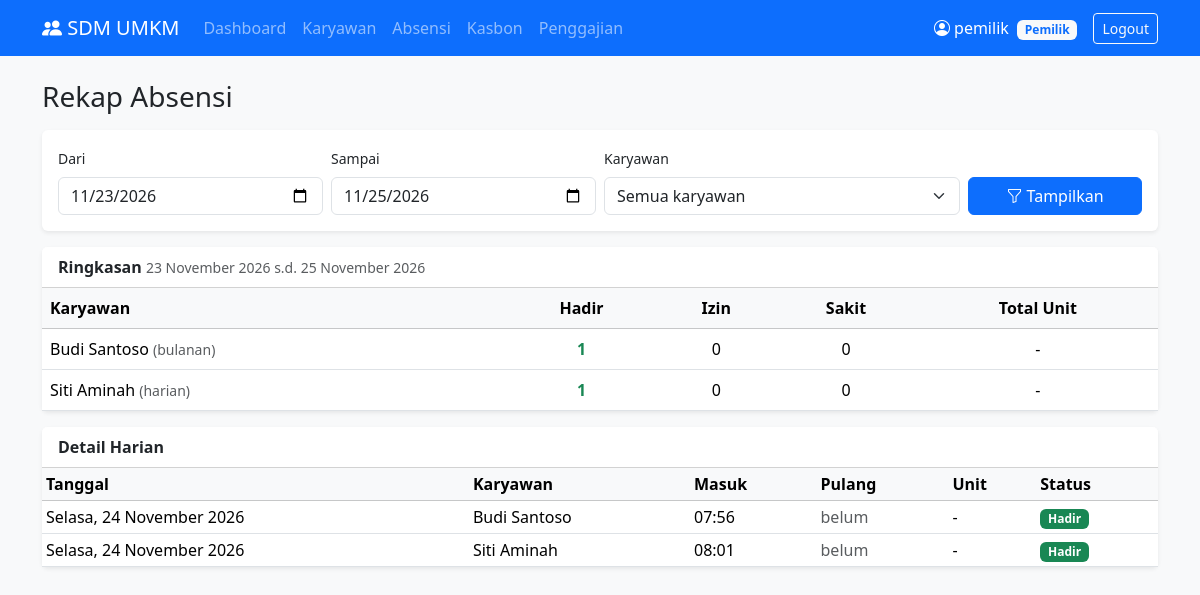
Page /pemilik/absensi.php (signed in) on the committed database.
### tables this page shows
CREATE TABLE absensi (
    id_absensi  INT AUTO_INCREMENT PRIMARY KEY,
    id_karyawan INT NOT NULL,
    tanggal     DATE NOT NULL,
    jam_masuk   TIME,
    jam_pulang  TIME,
    jumlah_unit INT NOT NULL DEFAULT 0,             
    status      ENUM('hadir', 'izin', 'sakit') NOT NULL DEFAULT 'hadir',
    UNIQUE KEY satu_absen_per_hari (id_karyawan, tanggal),
    FOREIGN KEY (id_karyawan) REFERENCES karyawan(id_karyawan) ON DELETE CASCADE
);

CREATE TABLE karyawan (
    id_karyawan   INT AUTO_INCREMENT PRIMARY KEY,
    id_user       INT NOT NULL UNIQUE,
    nama          VARCHAR(100) NOT NULL,
    no_hp         VARCHAR(20),
    alamat        TEXT,
    tipe_upah     ENUM('bulanan', 'harian', 'borongan') NOT NULL,
    nilai_upah    DECIMAL(12,2) NOT NULL,           
    foto          VARCHAR(255),
    tanggal_masuk DATE NOT NULL,
    status        ENUM('aktif', 'nonaktif') NOT NULL DEFAULT 'aktif',
    FOREIGN KEY (id_user) REFERENCES users(id_user) ON DELETE CASCADE
);

### includes/functions.php (called while the page is built, shortened)
<?php
function e($teks)
{
    return htmlspecialchars($teks ?? '', ENT_QUOTES, 'UTF-8');
}
function tanggal_indo($tanggal, $pakai_hari = true)
{
    $hari  = ['Minggu', 'Senin', 'Selasa', 'Rabu', 'Kamis', 'Jumat', 'Sabtu'];
    $bulan = [1 => 'Januari', 'Februari', 'Maret', 'April', 'Mei', 'Juni', 'Juli',
              'Agustus', 'September', 'Oktober', 'November', 'Desember'];
    $t = strtotime($tanggal);
    $hasil = date('j', $t) . ' ' . $bulan[(int) date('n', $t)] . ' ' . date('Y', $t);
    return $pakai_hari ? $hari[(int) date('w', $t)] . ', ' . $hasil : $hasil;
}

### pemilik/absensi.php (the view, shortened to what this page needs)
<?php
require_once __DIR__ . '/../config/koneksi.php';
$dari   = $_GET['dari']   ?? date('Y-m-d', strtotime('monday this week'));
$sampai = $_GET['sampai'] ?? date('Y-m-d');
$stmt = mysqli_prepare($conn,
    "SELECT absensi.*, karyawan.nama, karyawan.tipe_upah
     FROM absensi
     INNER JOIN karyawan ON absensi.id_karyawan = karyawan.id_karyawan
     WHERE absensi.tanggal BETWEEN ? AND ?
     ORDER BY absensi.tanggal DESC, karyawan.nama");
mysqli_stmt_bind_param($stmt, "ss", $dari, $sampai);
mysqli_stmt_execute($stmt);
$result = mysqli_stmt_get_result($stmt);
$detail = [];
$ringkasan = [];
while ($r = mysqli_fetch_assoc($result)) {
    $detail[] = $r;
    $id = $r['id_karyawan'];
    if (!isset($ringkasan[$id])) {
        $ringkasan[$id] = ['nama' => $r['nama'], 'tipe_upah' => $r['tipe_upah'],
                           'hadir' => 0, 'izin' => 0, 'sakit' => 0, 'total_unit' => 0];
    }
    $ringkasan[$id][$r['status']]++;
    $ringkasan[$id]['total_unit'] += $r['jumlah_unit'];
}
$warna = ['hadir' => 'success', 'izin' => 'info', 'sakit' => 'warning'];
include __DIR__ . '/../includes/header.php';
?>
<h3 class="mb-3">Rekap Absensi</h3>
<form method="GET" class="card card-body border-0 shadow-sm mb-3">
    <div class="row g-2 align-items-end">
        <div class="col-md-3">
            <label class="form-label small">Dari</label>
            <input type="date" name="dari" class="form-control" value="<?= e($dari) ?>">
        </div>
        <div class="col-md-3">
            <label class="form-label small">Sampai</label>
            <input type="date" name="sampai" class="form-control" value="<?= e($sampai) ?>">
        </div>
        <div class="col-md-4">
            <label class="form-label small">Karyawan</label>
            <select name="id_karyawan" class="form-select">
                <option value="0">Semua karyawan</option>
            </select>
        </div>
        <div class="col-md-2">
            <button class="btn btn-primary w-100"><i class="bi bi-funnel"></i> Tampilkan</button>
        </div>
    </div>
</form>
<div class="card shadow-sm border-0 mb-3">
    <div class="card-header bg-white"><b>Ringkasan</b>
        <span class="text-muted small"><?= tanggal_indo($dari, false) ?> s.d. <?= tanggal_indo($sampai, false) ?></span>
    </div>
    <div class="table-responsive">
        <table class="table mb-0 align-middle">
            <thead class="table-light">
                <tr><th>Karyawan</th><th class="text-center">Hadir</th><th class="text-center">Izin</th>
                    <th class="text-center">Sakit</th><th class="text-center">Total Unit</th></tr>
            </thead>
            <tbody>
            <?php foreach ($ringkasan as $r): ?>
                <tr>
                    <td><?= e($r['nama']) ?> <small class="text-muted">(<?= $r['tipe_upah'] ?>)</small></td>
                    <td class="text-center fw-bold text-success"><?= $r['hadir'] ?></td>
                    <td class="text-center"><?= $r['izin'] ?></td>
                    <td class="text-center"><?= $r['sakit'] ?></td>
                    <td class="text-center"><?= $r['tipe_upah'] == 'borongan' ? $r['total_unit'] : '-' ?></td>
                </tr>
            <?php endforeach; ?>
            </tbody>
        </table>
    </div>
</div>
<div class="card shadow-sm border-0">
    <div class="card-header bg-white"><b>Detail Harian</b></div>
    <div class="table-responsive">
        <table class="table table-sm mb-0 align-middle">
            <thead class="table-light">
                <tr><th>Tanggal</th><th>Karyawan</th><th>Masuk</th><th>Pulang</th><th>Unit</th><th>Status</th></tr>
            </thead>
            <tbody>
            <?php foreach ($detail as $r): ?>
                <tr>
                    <td><?= tanggal_indo($r['tanggal']) ?></td>
                    <td><?= e($r['nama']) ?></td>
                    <td><?= $r['jam_masuk'] ? substr($r['jam_masuk'], 0, 5) : '-' ?></td>
                    <td><?= $r['jam_pulang'] ? substr($r['jam_pulang'], 0, 5) : ($r['status'] == 'hadir' ? '<span class="text-muted">belum</span>' : '-') ?></td>
                    <td><?= $r['tipe_upah'] == 'borongan' && $r['status'] == 'hadir' ? $r['jumlah_unit'] : '-' ?></td>
                    <td><span class="badge bg-<?= $warna[$r['status']] ?>"><?= ucfirst($r['status']) ?></span></td>
                </tr>
            <?php endforeach; ?>
            </tbody>
        </table>
    </div>
</div>
<?php include __DIR__ . '/../includes/footer.php'; ?>

### rows in the picture
absensi: id_karyawan.nama "Budi Santoso", id_karyawan.tipe_upah "bulanan", id_karyawan "1", jumlah_unit "0", tanggal "Selasa, 24 November 2026", jam_masuk "07:56", shows "belum", status "Hadir"
absensi: id_karyawan.nama "Siti Aminah", id_karyawan.tipe_upah "harian", hadir "1", jumlah_unit "0", tanggal "Selasa, 24 November 2026", jam_masuk "08:01", shows "belum", status "Hadir"

### other values in the picture
$_SESSION['nama'] "pemilik"
$role "Pemilik"
